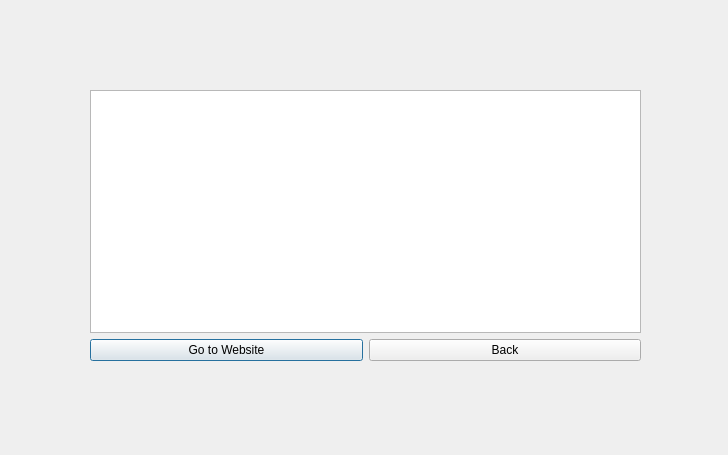
<?xml version="1.0" encoding="UTF-8"?>
<ui version="4.0">
 <class>ReactDetl</class>
 <widget class="QDialog" name="ReactDetl">
  <property name="geometry">
   <rect>
    <x>0</x>
    <y>0</y>
    <width>728</width>
    <height>455</height>
   </rect>
  </property>
  <property name="windowTitle">
   <string>Dialog</string>
  </property>
  <widget class="QWidget" name="verticalLayoutWidget">
   <property name="geometry">
    <rect>
     <x>90</x>
     <y>90</y>
     <width>551</width>
     <height>271</height>
    </rect>
   </property>
   <layout class="QVBoxLayout" name="verticalLayout">
    <item>
     <widget class="QTextBrowser" name="textBrowser">
      <property name="html">
       <string>&lt;!DOCTYPE HTML PUBLIC &quot;-//W3C//DTD HTML 4.0//EN&quot; &quot;http://www.w3.org/TR/REC-html40/strict.dtd&quot;&gt;
&lt;html&gt;&lt;head&gt;&lt;meta name=&quot;qrichtext&quot; content=&quot;1&quot; /&gt;&lt;meta charset=&quot;utf-8&quot; /&gt;&lt;style type=&quot;text/css&quot;&gt;
p, li { white-space: pre-wrap; }
&lt;/style&gt;&lt;/head&gt;&lt;body style=&quot; font-family:'Segoe UI'; font-size:9pt; font-weight:400; font-style:normal;&quot;&gt;
&lt;p style=&quot;-qt-paragraph-type:empty; margin-top:12px; margin-bottom:12px; margin-left:0px; margin-right:0px; -qt-block-indent:0; text-indent:0px;&quot;&gt;&lt;br /&gt;&lt;/p&gt;&lt;/body&gt;&lt;/html&gt;</string>
      </property>
     </widget>
    </item>
    <item>
     <layout class="QHBoxLayout" name="horizontalLayout">
      <item>
       <widget class="QPushButton" name="pushButton_2">
        <property name="text">
         <string>Go to Website</string>
        </property>
       </widget>
      </item>
      <item>
       <widget class="QPushButton" name="pushButton">
        <property name="text">
         <string>Back</string>
        </property>
       </widget>
      </item>
     </layout>
    </item>
   </layout>
  </widget>
 </widget>
 <resources/>
 <connections/>
</ui>
